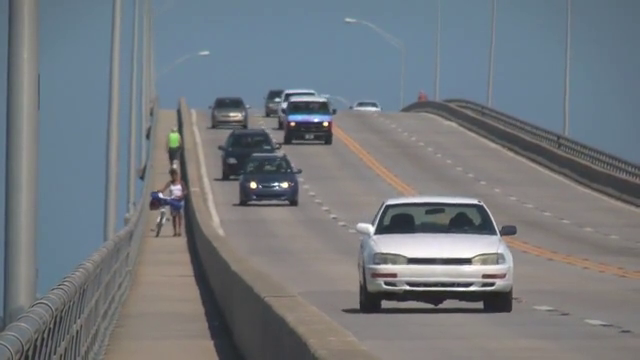
#> input picture frame 91 of slow_traffic_small.mp4, 640 x 360 px, given in place of video.mp4, which was not available
$ python median_Filter.py
#> lines starting #> are read from the running program, lines starting #| are printed output that depends on the picture; after the words box and inside, x2 and y2 are one past the last pixel; in counts of white or black regions, pixels touching at a corner belong together; pictures that were not available may be replaced by others from this repository, and a replacement may not be noted
import cv2
import numpy as np
#  Lecture d’une vidéo capture avec le camera de laptop
#cap = cv2.VideoCapture(0)
# Lecture d’une vidéo enregistrer sur le disque dur
cap = cv2.VideoCapture('video.mp4')

n = 10  # nomber d'image pris pour faire la moyenne
Img_List = []

_,im = cap.read()
#> im is the input picture: shape (360, 640, 3); mean B, G, R 126.6, 121.2, 115.7
width,height,_ = im.shape
#> width = 360; height = 640

for _ in range(n):
    _,background = cap.read()
    background = cv2.cvtColor(background, cv2.COLOR_RGB2GRAY)
    background = cv2.GaussianBlur(background,(5,5),0)
    Img_List.append(background)
#> this loop made 10 passes
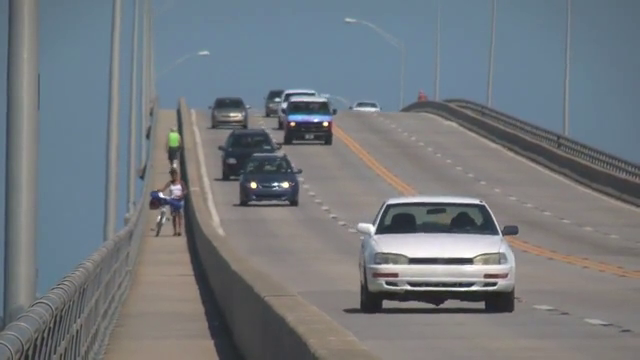
#> input picture frame 92 of slow_traffic_small.mp4, 640 x 360 px, given in place of video.mp4, which was not available
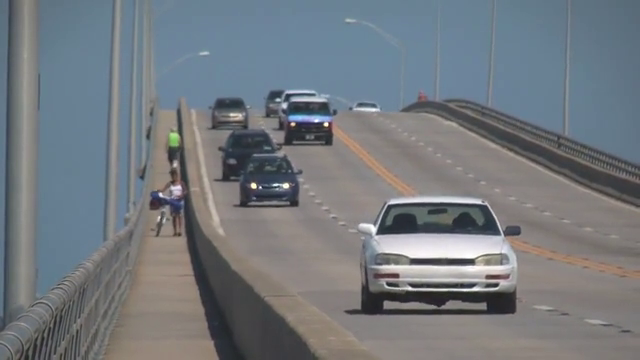
#> input picture frame 93 of slow_traffic_small.mp4, 640 x 360 px, given in place of video.mp4, which was not available
#> after the loop, Img_List = 10 items

while cap.isOpened():
    # lire le video image par image
    ret, img = cap.read()
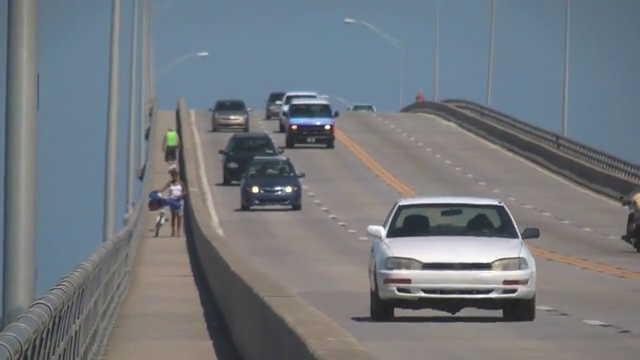
#> input picture frame 102 of slow_traffic_small.mp4, 640 x 360 px, given in place of video.mp4, which was not available
#> img is the input picture: shape (360, 640, 3); mean B, G, R 126.3, 120.8, 115.1
    if img is None:
        break

    img = cv2.cvtColor(img, cv2.COLOR_BGR2GRAY)
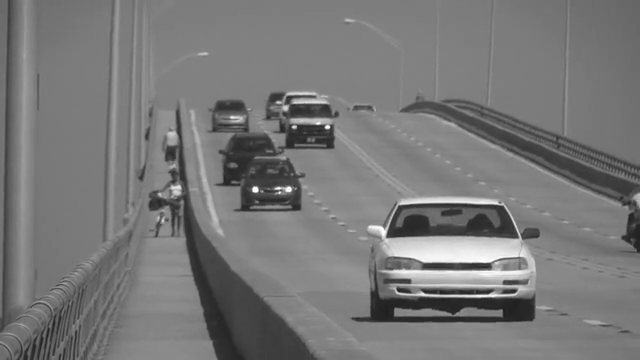
#> img: shape (360, 640); min 29, max 255, mean 119.7
    img = cv2.GaussianBlur(img,(5,5),0)

    #convertir le tableau vers ArrayList
    matrix = np.array(Img_List)
    # Take the median over the first dim
    Background = np.median(matrix, axis=0).reshape(width, height).astype('uint8')
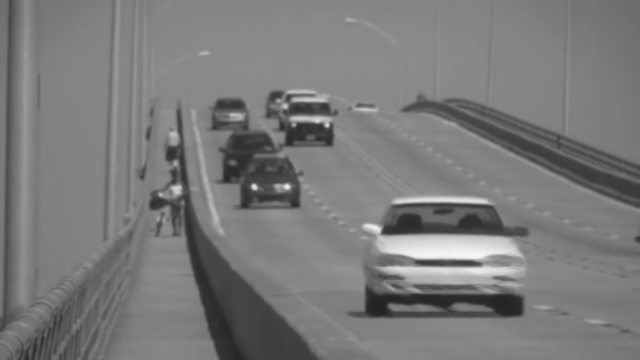
#> Background: shape (360, 640); min 35, max 247, mean 121.9

    for i in range(n-1):    # Ecrasi l'img avec l'img suivant
        Img_List[i]=Img_List[i+1]
    Img_List[n-1]=img # Ajouter la novel img a la fin du tableau

    # faire le seuiage globale
    frame_diff = cv2.absdiff(img,Background)
    _,frame_diff = cv2.threshold(frame_diff,25,255,cv2.THRESH_BINARY)
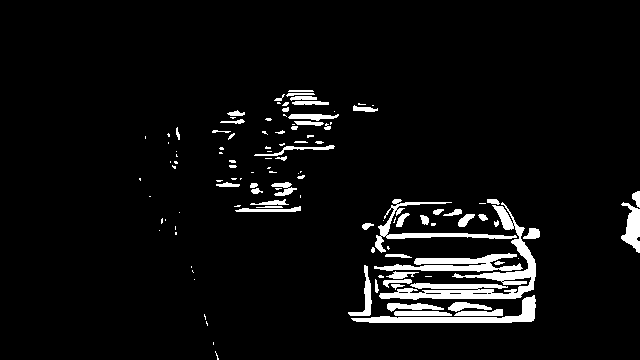
#> frame_diff: shape (360, 640); 5.4% white; 119 white regions (62 under 20 px), largest, box (x1, y1, x2, y2) and area: (379, 202, 536, 300) 2940, (374, 253, 523, 272) 1333, (351, 295, 536, 323) 1320

    img = cv2.resize(img, dsize=None, fx=0.35, fy=0.35)
#> img: shape (126, 224)
    Background = cv2.resize(Background, dsize=None, fx=0.35, fy=0.35)
#> Background: shape (126, 224)
    frame_diff = cv2.resize(frame_diff, dsize=None, fx=0.35, fy=0.35)
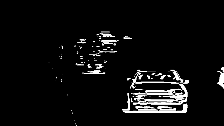
#> frame_diff: shape (126, 224); min 0, max 255, mean 13.9
    cv2.moveWindow('The Original Frame',1,100)
    cv2.moveWindow('Background Median Filter',450,100)
    cv2.moveWindow('Median Filter',900,100)

#    affichier l'image dans une frame a chaque instance
    cv2.imshow("The Original Frame", img)
    cv2.imshow("Background Median Filter", Background)
    cv2.imshow("Median Filter", frame_diff)

#   key listener sur le clavier a chaq 20 mili segonde
    key = cv2.waitKey(20)
#> (key Esc is pressed here)
    if key == 27: # hadi hiyya Esc
        cap.release()
        cv2.destroyAllWindows()
        break
cap.release()
cv2.destroyAllWindows()

$ run again, starting later in the video
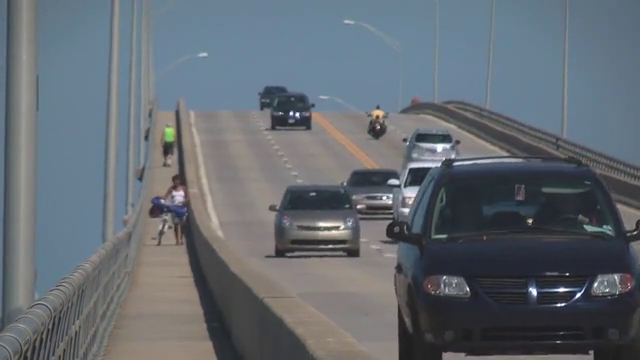
#> input picture frame 411 of slow_traffic_small.mp4, 640 x 360 px, given in place of video.mp4, which was not available
#> im is the input picture: shape (360, 640, 3); mean B, G, R 113.8, 106.6, 99.3
#> after the loop `for _ in range(n):`: Img_List = 10 items
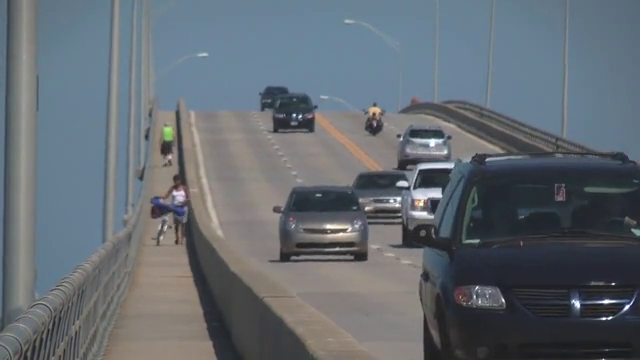
#> input picture frame 422 of slow_traffic_small.mp4, 640 x 360 px, given in place of video.mp4, which was not available
#> img is the input picture: shape (360, 640, 3); mean B, G, R 113.9, 106.9, 99.5
#> `frame_diff = cv2.resize(frame_diff, dsize=None, fx=0.35, fy=0.35)`:
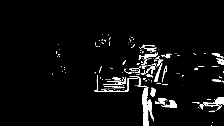
#> frame_diff: shape (126, 224); min 0, max 255, mean 13.6

$ run again, starting later in the video
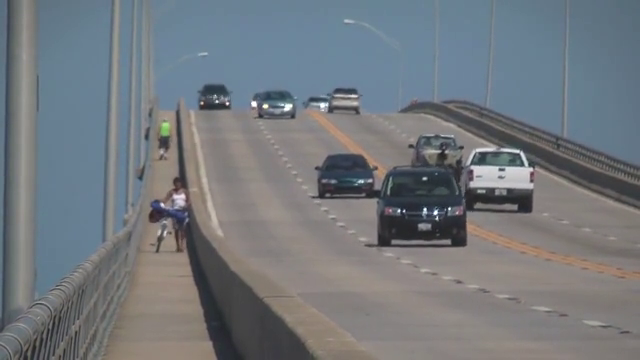
#> input picture frame 731 of slow_traffic_small.mp4, 640 x 360 px, given in place of video.mp4, which was not available
#> im is the input picture: shape (360, 640, 3); mean B, G, R 125.5, 120.3, 115.1
#> after the loop `for _ in range(n):`: Img_List = 10 items
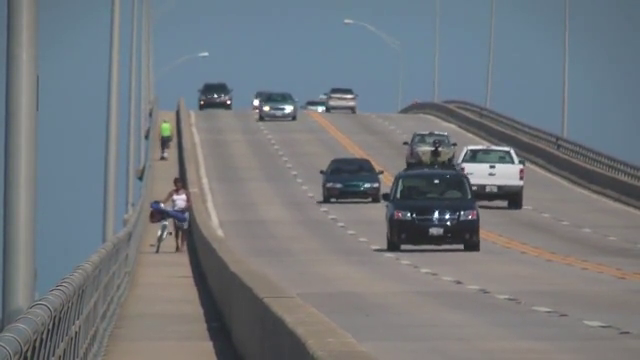
#> input picture frame 742 of slow_traffic_small.mp4, 640 x 360 px, given in place of video.mp4, which was not available
#> img is the input picture: shape (360, 640, 3); mean B, G, R 125.4, 120.3, 114.9
#> `frame_diff = cv2.resize(frame_diff, dsize=None, fx=0.35, fy=0.35)`:
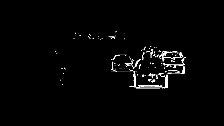
#> frame_diff: shape (126, 224); min 0, max 255, mean 5.5
